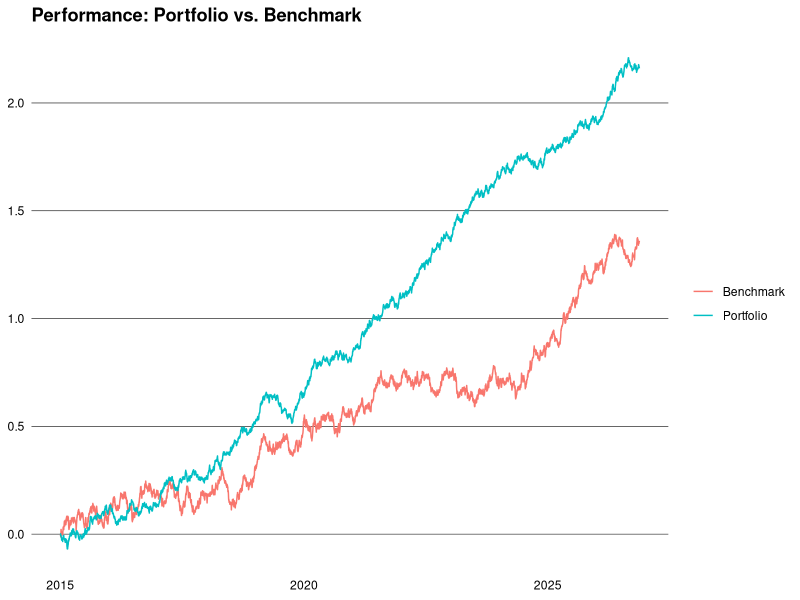

Reproduce this figure in R.
## ---- chunk 1
library(data.table)

set.seed(1234L)

generate_prices <- function(ticker, start_date, end_date) {
  dates <- seq.Date(as.Date(start_date), as.Date(end_date), by = "days")
  n <- length(dates)
  prices <- cumprod(1 + rnorm(n, mean = 0.0005, sd = 0.01)) * 100
  data.table(
    ticker = ticker,
    date = dates,
    price = prices
  )
}

generate_benchmark <- function(start_date, end_date) {
  dates <- seq.Date(as.Date(start_date), as.Date(end_date), by = "days")
  n <- length(dates)
  prices <- cumprod(1 + rnorm(n, mean = 0.0003, sd = 0.008)) * 3000  # Base price around 3000
  data.table(
    ticker = "SP500",
    date = dates,
    price = prices
  )
}

tickers <- c("AAPL", "GOOGL", "MSFT", "AMZN")
weights <- c(0.4, 0.3, 0.2, 0.1)
start_date <- "2015-01-01"
end_date <- Sys.Date()

dt <- lapply(tickers, generate_prices, start_date, end_date) |> rbindlist()
weights <- data.table(ticker = tickers, weight = weights)
dt <- dt[weights, on = "ticker"]
head(dt)
## ---- chunk 2
dt <- dt |>
  setorder(ticker, date) |>
  _[, price := log(price)] |>
  _[, ret := price - shift(price), by = ticker] |>
  _[, wret := ret * weight] |>
  na.omit("ret")
head(dt)
## ---- chunk 3
dt[, let(week = week(date), month = month(date), year = year(date))]
ret_week <- dt[, .(ret = sum(ret)), by = .(ticker, year, week)]
ret_month <- dt[, .(ret = sum(ret)), by = .(ticker, year, month)]
ret_year <- dt[, .(ret = sum(ret)), by = .(ticker, year)]
head(ret_year)
## ---- chunk 4
port_ret_week <- dt[, .(ret = sum(wret)), by = .(year, week)]
port_ret_month <- dt[, .(ret = sum(wret)), by = .(year, month)]
port_ret_year <- dt[, .(ret = sum(wret)), by = year]
head(port_ret_year)
## ---- chunk 5
bmr <- generate_benchmark(start_date, end_date) |>
  setorder(date) |>
  _[, price := log(price)] |>
  _[, ret := price - shift(price)] |>
  na.omit("ret")

port <- dt |>
  _[, .(ret = sum(wret), ticker = "Portfolio"), by = date] |>
  rbind(bmr[, .(ticker, date, ret)]) |>
  setorder(ticker, date) |>
  _[, cum_ret := cumsum(ret), by = ticker] |>
  _[, ticker := fifelse(ticker == "Portfolio", ticker, "Benchmark")]
## ---- chunk 6
#| dpi = 300
library(ggplot2)

ggplot(port, aes(x = date, y = cum_ret, color = ticker)) +
  geom_line() +
  theme_minimal() +
  theme(
    plot.title = element_text(face = "bold"),
    panel.grid.major.y = element_line(color = "black", linewidth = 0.2),
    panel.grid.major.x = element_blank(),
    panel.grid.minor = element_blank(),
    axis.text = element_text(color = "black"),
    axis.title = element_blank(),
    legend.title = element_blank()
  ) +
  labs(title = "Performance: Portfolio vs. Benchmark")
## ---- chunk 7
vola <- dt[, .(daily_vola = sd(ret)), by = .(ticker, year)] |>
  _[, let(
    weekly_vola = daily_vola * sqrt(5L),
    monthly_vola = daily_vola * sqrt(21L),
    yearly_vola = daily_vola * sqrt(252L)
  )]
head(vola)
